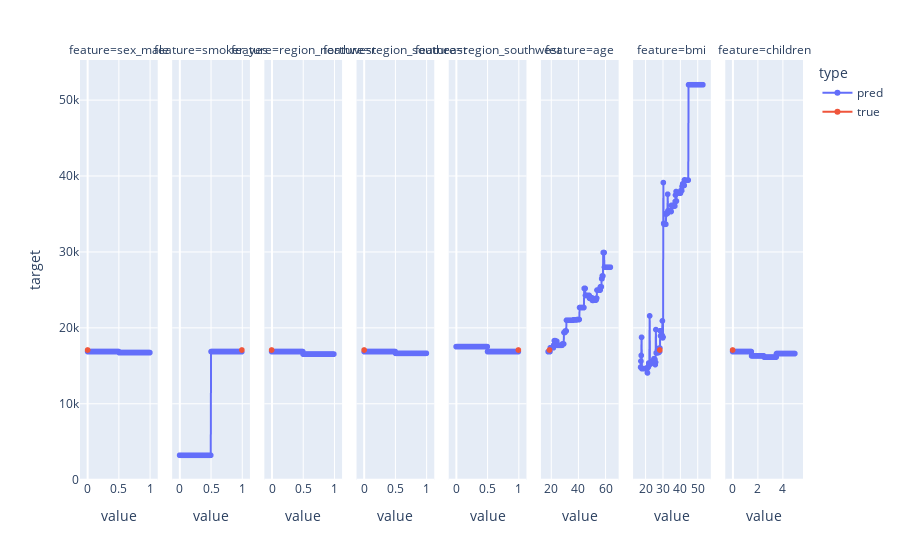

The notebook cell this image was saved under:
### Code cell
import plotly.express as px

fig = px.line(pd.concat(plot_dfs, ignore_index=True), x="value", y="target", facet_col="feature", color="type", markers=True)
fig.update_xaxes(matches=None)
fig

#Smoker feature (Cost would have been considerably lower if the person was not a smoker)
#Age Feature (Quite a non-linear behavior)
#BMI Feature (Also quite a non-linear behavior)
#Children Feature (Almost linear behavior) => If the person would have had childern, the cost would have been even lower^(weirdly)

### Figure 1 — Plotly figure (JSON) as saved in the notebook; plotly's stock layout.template omitted (floating-point values rounded to 4 significant figures; data arrays with more than 128 entries replaced by an {"elided": "..."} marker saying what was removed)
{"data": [{"hovertemplate": "type=pred<br>feature=sex_male<br>value=%{x}<br>target=%{y}<extra></extra>", "legendgroup": "pred", "line": {"color": "#636efa", "dash": "solid"}, "marker": {"symbol": "circle"}, "mode": "lines+markers", "name": "pred", "showlegend": true, "type": "scattergl", "x": {"elided": "201 float values"}, "xaxis": "x", "y": {"elided": "201 float values"}, "yaxis": "y"}, {"hovertemplate": "type=pred<br>feature=smoker_yes<br>value=%{x}<br>target=%{y}<extra></extra>", "legendgroup": "pred", "line": {"color": "#636efa", "dash": "solid"}, "marker": {"symbol": "circle"}, "mode": "lines+markers", "name": "pred", "showlegend": false, "type": "scattergl", "x": {"elided": "201 float values"}, "xaxis": "x2", "y": {"elided": "201 float values"}, "yaxis": "y2"}, {"hovertemplate": "type=pred<br>feature=region_northwest<br>value=%{x}<br>target=%{y}<extra></extra>", "legendgroup": "pred", "line": {"color": "#636efa", "dash": "solid"}, "marker": {"symbol": "circle"}, "mode": "lines+markers", "name": "pred", "showlegend": false, "type": "scattergl", "x": {"elided": "201 float values"}, "xaxis": "x3", "y": {"elided": "201 float values"}, "yaxis": "y3"}, {"hovertemplate": "type=pred<br>feature=region_southeast<br>value=%{x}<br>target=%{y}<extra></extra>", "legendgroup": "pred", "line": {"color": "#636efa", "dash": "solid"}, "marker": {"symbol": "circle"}, "mode": "lines+markers", "name": "pred", "showlegend": false, "type": "scattergl", "x": {"elided": "201 float values"}, "xaxis": "x4", "y": {"elided": "201 float values"}, "yaxis": "y4"}, {"hovertemplate": "type=pred<br>feature=region_southwest<br>value=%{x}<br>target=%{y}<extra></extra>", "legendgroup": "pred", "line": {"color": "#636efa", "dash": "solid"}, "marker": {"symbol": "circle"}, "mode": "lines+markers", "name": "pred", "showlegend": false, "type": "scattergl", "x": {"elided": "201 float values"}, "xaxis": "x5", "y": {"elided": "201 float values"}, "yaxis": "y5"}, {"hovertemplate": "type=pred<br>feature=age<br>value=%{x}<br>target=%{y}<extra></extra>", "legendgroup": "pred", "line": {"color": "#636efa", "dash": "solid"}, "marker": {"symbol": "circle"}, "mode": "lines+markers", "name": "pred", "showlegend": false, "type": "scattergl", "x": {"elided": "201 float values"}, "xaxis": "x6", "y": {"elided": "201 float values"}, "yaxis": "y6"}, {"hovertemplate": "type=pred<br>feature=bmi<br>value=%{x}<br>target=%{y}<extra></extra>", "legendgroup": "pred", "line": {"color": "#636efa", "dash": "solid"}, "marker": {"symbol": "circle"}, "mode": "lines+markers", "name": "pred", "showlegend": false, "type": "scattergl", "x": {"elided": "201 float values"}, "xaxis": "x7", "y": {"elided": "201 float values"}, "yaxis": "y7"}, {"hovertemplate": "type=pred<br>feature=children<br>value=%{x}<br>target=%{y}<extra></extra>", "legendgroup": "pred", "line": {"color": "#636efa", "dash": "solid"}, "marker": {"symbol": "circle"}, "mode": "lines+markers", "name": "pred", "showlegend": false, "type": "scattergl", "x": {"elided": "201 float values"}, "xaxis": "x8", "y": {"elided": "201 float values"}, "yaxis": "y8"}, {"hovertemplate": "type=true<br>feature=sex_male<br>value=%{x}<br>target=%{y}<extra></extra>", "legendgroup": "true", "line": {"color": "#EF553B", "dash": "solid"}, "marker": {"symbol": "circle"}, "mode": "lines+markers", "name": "true", "showlegend": true, "type": "scattergl", "x": [0.0], "xaxis": "x", "y": [17080.0], "yaxis": "y"}, {"hovertemplate": "type=true<br>feature=smoker_yes<br>value=%{x}<br>target=%{y}<extra></extra>", "legendgroup": "true", "line": {"color": "#EF553B", "dash": "solid"}, "marker": {"symbol": "circle"}, "mode": "lines+markers", "name": "true", "showlegend": false, "type": "scattergl", "x": [1.0], "xaxis": "x2", "y": [17080.0], "yaxis": "y2"}, {"hovertemplate": "type=true<br>feature=region_northwest<br>value=%{x}<br>target=%{y}<extra></extra>", "legendgroup": "true", "line": {"color": "#EF553B", "dash": "solid"}, "marker": {"symbol": "circle"}, "mode": "lines+markers", "name": "true", "showlegend": false, "type": "scattergl", "x": [0.0], "xaxis": "x3", "y": [17080.0], "yaxis": "y3"}, {"hovertemplate": "type=true<br>feature=region_southeast<br>value=%{x}<br>target=%{y}<extra></extra>", "legendgroup": "true", "line": {"color": "#EF553B", "dash": "solid"}, "marker": {"symbol": "circle"}, "mode": "lines+markers", "name": "true", "showlegend": false, "type": "scattergl", "x": [0.0], "xaxis": "x4", "y": [17080.0], "yaxis": "y4"}, {"hovertemplate": "type=true<br>feature=region_southwest<br>value=%{x}<br>target=%{y}<extra></extra>", "legendgroup": "true", "line": {"color": "#EF553B", "dash": "solid"}, "marker": {"symbol": "circle"}, "mode": "lines+markers", "name": "true", "showlegend": false, "type": "scattergl", "x": [1.0], "xaxis": "x5", "y": [17080.0], "yaxis": "y5"}, {"hovertemplate": "type=true<br>feature=age<br>value=%{x}<br>target=%{y}<extra></extra>", "legendgroup": "true", "line": {"color": "#EF553B", "dash": "solid"}, "marker": {"symbol": "circle"}, "mode": "lines+markers", "name": "true", "showlegend": false, "type": "scattergl", "x": [19.0], "xaxis": "x6", "y": [17080.0], "yaxis": "y6"}, {"hovertemplate": "type=true<br>feature=bmi<br>value=%{x}<br>target=%{y}<extra></extra>", "legendgroup": "true", "line": {"color": "#EF553B", "dash": "solid"}, "marker": {"symbol": "circle"}, "mode": "lines+markers", "name": "true", "showlegend": false, "type": "scattergl", "x": [28.3], "xaxis": "x7", "y": [17080.0], "yaxis": "y7"}, {"hovertemplate": "type=true<br>feature=children<br>value=%{x}<br>target=%{y}<extra></extra>", "legendgroup": "true", "line": {"color": "#EF553B", "dash": "solid"}, "marker": {"symbol": "circle"}, "mode": "lines+markers", "name": "true", "showlegend": false, "type": "scattergl", "x": [0.0], "xaxis": "x8", "y": [17080.0], "yaxis": "y8"}], "layout": {"annotations": [{"font": {}, "showarrow": false, "text": "feature=sex_male", "x": 0.05375, "xanchor": "center", "xref": "paper", "y": 1, "yanchor": "bottom", "yref": "paper"}, {"font": {}, "showarrow": false, "text": "feature=smoker_yes", "x": 0.1812, "xanchor": "center", "xref": "paper", "y": 1, "yanchor": "bottom", "yref": "paper"}, {"font": {}, "showarrow": false, "text": "feature=region_northwest", "x": 0.3087, "xanchor": "center", "xref": "paper", "y": 1, "yanchor": "bottom", "yref": "paper"}, {"font": {}, "showarrow": false, "text": "feature=region_southeast", "x": 0.4363, "xanchor": "center", "xref": "paper", "y": 1, "yanchor": "bottom", "yref": "paper"}, {"font": {}, "showarrow": false, "text": "feature=region_southwest", "x": 0.5637, "xanchor": "center", "xref": "paper", "y": 1, "yanchor": "bottom", "yref": "paper"}, {"font": {}, "showarrow": false, "text": "feature=age", "x": 0.6912, "xanchor": "center", "xref": "paper", "y": 1, "yanchor": "bottom", "yref": "paper"}, {"font": {}, "showarrow": false, "text": "feature=bmi", "x": 0.8188, "xanchor": "center", "xref": "paper", "y": 1, "yanchor": "bottom", "yref": "paper"}, {"font": {}, "showarrow": false, "text": "feature=children", "x": 0.9463, "xanchor": "center", "xref": "paper", "y": 1, "yanchor": "bottom", "yref": "paper"}], "legend": {"title": {"text": "type"}, "tracegroupgap": 0}, "margin": {"t": 60}, "xaxis": {"anchor": "y", "domain": [0, 0.1075], "title": {"text": "value"}}, "xaxis2": {"anchor": "y2", "domain": [0.1275, 0.235], "title": {"text": "value"}}, "xaxis3": {"anchor": "y3", "domain": [0.255, 0.3625], "title": {"text": "value"}}, "xaxis4": {"anchor": "y4", "domain": [0.3825, 0.49], "title": {"text": "value"}}, "xaxis5": {"anchor": "y5", "domain": [0.51, 0.6175], "title": {"text": "value"}}, "xaxis6": {"anchor": "y6", "domain": [0.6375, 0.745], "title": {"text": "value"}}, "xaxis7": {"anchor": "y7", "domain": [0.765, 0.8725], "title": {"text": "value"}}, "xaxis8": {"anchor": "y8", "domain": [0.8925, 1], "title": {"text": "value"}}, "yaxis": {"anchor": "x", "domain": [0, 1], "title": {"text": "target"}}, "yaxis2": {"anchor": "x2", "domain": [0, 1], "matches": "y", "showticklabels": false}, "yaxis3": {"anchor": "x3", "domain": [0, 1], "matches": "y", "showticklabels": false}, "yaxis4": {"anchor": "x4", "domain": [0, 1], "matches": "y", "showticklabels": false}, "yaxis5": {"anchor": "x5", "domain": [0, 1], "matches": "y", "showticklabels": false}, "yaxis6": {"anchor": "x6", "domain": [0, 1], "matches": "y", "showticklabels": false}, "yaxis7": {"anchor": "x7", "domain": [0, 1], "matches": "y", "showticklabels": false}, "yaxis8": {"anchor": "x8", "domain": [0, 1], "matches": "y", "showticklabels": false}}}
